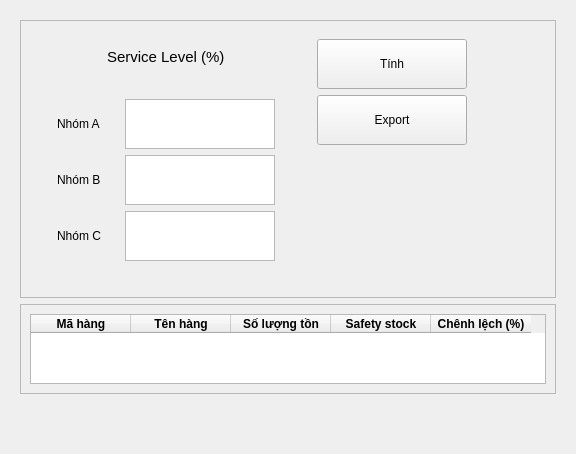
               <widget class="QWidget" name="page_27">
                <layout class="QHBoxLayout" name="horizontalLayout_59">
                 <item>
                  <widget class="QWidget" name="widget_28" native="true">
                   <layout class="QVBoxLayout" name="verticalLayout_77">
                    <item>
                     <widget class="QFrame" name="frame_68">
                      <property name="frameShape">
                       <enum>QFrame::StyledPanel</enum>
                      </property>
                      <property name="frameShadow">
                       <enum>QFrame::Raised</enum>
                      </property>
                      <layout class="QHBoxLayout" name="horizontalLayout_60">
                       <item alignment="Qt::AlignLeft">
                        <widget class="QFrame" name="frame_70">
                         <property name="styleSheet">
                          <string notr="true">#frame_70{border:none;}</string>
                         </property>
                         <property name="frameShape">
                          <enum>QFrame::StyledPanel</enum>
                         </property>
                         <property name="frameShadow">
                          <enum>QFrame::Raised</enum>
                         </property>
                         <layout class="QVBoxLayout" name="verticalLayout_87">
                          <item alignment="Qt::AlignTop">
                           <widget class="QFrame" name="frame_73">
                            <property name="styleSheet">
                             <string notr="true">#frame_73{border:none;}</string>
                            </property>
                            <property name="frameShape">
                             <enum>QFrame::StyledPanel</enum>
                            </property>
                            <property name="frameShadow">
                             <enum>QFrame::Raised</enum>
                            </property>
                            <layout class="QHBoxLayout" name="horizontalLayout_63">
                             <item alignment="Qt::AlignHCenter|Qt::AlignTop">
                              <widget class="QLabel" name="label_18">
                               <property name="font">
                                <font>
                                 <family>MS Shell Dlg 2</family>
                                 <pointsize>11</pointsize>
                                 <weight>50</weight>
                                 <italic>false</italic>
                                 <bold>false</bold>
                                </font>
                               </property>
                               <property name="text">
                                <string>Service Level (%)</string>
                               </property>
                              </widget>
                             </item>
                            </layout>
                           </widget>
                          </item>
                          <item alignment="Qt::AlignTop">
                           <widget class="QFrame" name="frame_72">
                            <property name="styleSheet">
                             <string notr="true">#frame_72{border:none;}</string>
                            </property>
                            <property name="frameShape">
                             <enum>QFrame::StyledPanel</enum>
                            </property>
                            <property name="frameShadow">
                             <enum>QFrame::Raised</enum>
                            </property>
                            <layout class="QHBoxLayout" name="horizontalLayout_61">
                             <item>
                              <widget class="QFrame" name="frame_88">
                               <property name="styleSheet">
                                <string notr="true">#frame_88{border:none;}</string>
                               </property>
                               <property name="frameShape">
                                <enum>QFrame::StyledPanel</enum>
                               </property>
                               <property name="frameShadow">
                                <enum>QFrame::Raised</enum>
                               </property>
                               <layout class="QVBoxLayout" name="verticalLayout_88">
                                <item>
                                 <widget class="QLabel" name="label_28">
                                  <property name="text">
                                   <string>Nhóm A</string>
                                  </property>
                                 </widget>
                                </item>
                                <item>
                                 <widget class="QLabel" name="label_29">
                                  <property name="text">
                                   <string>Nhóm B</string>
                                  </property>
                                 </widget>
                                </item>
                                <item>
                                 <widget class="QLabel" name="label_26">
                                  <property name="text">
                                   <string>Nhóm C</string>
                                  </property>
                                 </widget>
                                </item>
                               </layout>
                              </widget>
                             </item>
                             <item>
                              <widget class="QFrame" name="frame_87">
                               <property name="styleSheet">
                                <string notr="true">#frame_87{border:none;}</string>
                               </property>
                               <property name="frameShape">
                                <enum>QFrame::StyledPanel</enum>
                               </property>
                               <property name="frameShadow">
                                <enum>QFrame::Raised</enum>
                               </property>
                               <layout class="QVBoxLayout" name="verticalLayout_89">
                                <item>
                                 <widget class="QTextEdit" name="sla">
                                  <property name="minimumSize">
                                   <size>
                                    <width>150</width>
                                    <height>50</height>
                                   </size>
                                  </property>
                                  <property name="maximumSize">
                                   <size>
                                    <width>150</width>
                                    <height>50</height>
                                   </size>
                                  </property>
                                  <property name="styleSheet">
                                   <string notr="true"/>
                                  </property>
                                  <property name="cursorWidth">
                                   <number>1</number>
                                  </property>
                                  <property name="placeholderText">
                                   <string/>
                                  </property>
                                 </widget>
                                </item>
                                <item>
                                 <widget class="QTextEdit" name="slb">
                                  <property name="minimumSize">
                                   <size>
                                    <width>150</width>
                                    <height>50</height>
                                   </size>
                                  </property>
                                  <property name="maximumSize">
                                   <size>
                                    <width>150</width>
                                    <height>50</height>
                                   </size>
                                  </property>
                                  <property name="styleSheet">
                                   <string notr="true"/>
                                  </property>
                                  <property name="cursorWidth">
                                   <number>1</number>
                                  </property>
                                  <property name="placeholderText">
                                   <string/>
                                  </property>
                                 </widget>
                                </item>
                                <item>
                                 <widget class="QTextEdit" name="slc">
                                  <property name="minimumSize">
                                   <size>
                                    <width>150</width>
                                    <height>50</height>
                                   </size>
                                  </property>
                                  <property name="maximumSize">
                                   <size>
                                    <width>150</width>
                                    <height>50</height>
                                   </size>
                                  </property>
                                  <property name="styleSheet">
                                   <string notr="true"/>
                                  </property>
                                  <property name="cursorWidth">
                                   <number>1</number>
                                  </property>
                                  <property name="placeholderText">
                                   <string/>
                                  </property>
                                 </widget>
                                </item>
                               </layout>
                              </widget>
                             </item>
                            </layout>
                           </widget>
                          </item>
                         </layout>
                        </widget>
                       </item>
                       <item alignment="Qt::AlignTop">
                        <widget class="QFrame" name="frame_71">
                         <property name="styleSheet">
                          <string notr="true">#frame_71{border:none;}</string>
                         </property>
                         <property name="frameShape">
                          <enum>QFrame::StyledPanel</enum>
                         </property>
                         <property name="frameShadow">
                          <enum>QFrame::Raised</enum>
                         </property>
                         <layout class="QVBoxLayout" name="verticalLayout_79">
                          <item>
                           <widget class="QPushButton" name="tinhSS">
                            <property name="minimumSize">
                             <size>
                              <width>150</width>
                              <height>50</height>
                             </size>
                            </property>
                            <property name="maximumSize">
                             <size>
                              <width>100</width>
                              <height>16777215</height>
                             </size>
                            </property>
                            <property name="styleSheet">
                             <string notr="true"/>
                            </property>
                            <property name="text">
                             <string>Tính</string>
                            </property>
                           </widget>
                          </item>
                          <item>
                           <widget class="QPushButton" name="bcSS">
                            <property name="minimumSize">
                             <size>
                              <width>150</width>
                              <height>50</height>
                             </size>
                            </property>
                            <property name="maximumSize">
                             <size>
                              <width>100</width>
                              <height>16777215</height>
                             </size>
                            </property>
                            <property name="styleSheet">
                             <string notr="true"/>
                            </property>
                            <property name="text">
                             <string>Export</string>
                            </property>
                           </widget>
                          </item>
                         </layout>
                        </widget>
                       </item>
                      </layout>
                     </widget>
                    </item>
                    <item>
                     <widget class="QFrame" name="frame_69">
                      <property name="styleSheet">
                       <string notr="true"/>
                      </property>
                      <property name="frameShape">
                       <enum>QFrame::StyledPanel</enum>
                      </property>
                      <property name="frameShadow">
                       <enum>QFrame::Raised</enum>
                      </property>
                      <layout class="QHBoxLayout" name="horizontalLayout_65">
                       <item alignment="Qt::AlignHCenter">
                        <widget class="QTableWidget" name="safetyStock">
                         <property name="minimumSize">
                          <size>
                           <width>350</width>
                           <height>0</height>
                          </size>
                         </property>
                         <property name="sizeAdjustPolicy">
                          <enum>QAbstractScrollArea::AdjustToContents</enum>
                         </property>
                         <property name="sortingEnabled">
                          <bool>true</bool>
                         </property>
                         <property name="wordWrap">
                          <bool>true</bool>
                         </property>
                         <column>
                          <property name="text">
                           <string>Mã hàng</string>
                          </property>
                          <property name="font">
                           <font>
                            <weight>75</weight>
                            <bold>true</bold>
                           </font>
                          </property>
                          <property name="background">
                           <color>
                            <red>255</red>
                            <green>255</green>
                            <blue>255</blue>
                           </color>
                          </property>
                         </column>
                         <column>
                          <property name="text">
                           <string>Tên hàng</string>
                          </property>
                          <property name="font">
                           <font>
                            <weight>75</weight>
                            <bold>true</bold>
                           </font>
                          </property>
                         </column>
                         <column>
                          <property name="text">
                           <string>Số lượng tồn</string>
                          </property>
                          <property name="font">
                           <font>
                            <weight>75</weight>
                            <bold>true</bold>
                           </font>
                          </property>
                         </column>
                         <column>
                          <property name="text">
                           <string>Safety stock</string>
                          </property>
                          <property name="font">
                           <font>
                            <weight>75</weight>
                            <bold>true</bold>
                           </font>
                          </property>
                         </column>
                         <column>
                          <property name="text">
                           <string>Chênh lệch (%)</string>
                          </property>
                          <property name="font">
                           <font>
                            <weight>75</weight>
                            <bold>true</bold>
                           </font>
                          </property>
                         </column>
                        </widget>
                       </item>
                      </layout>
                     </widget>
                    </item>
                    <item>
                     <spacer name="verticalSpacer_15">
                      <property name="orientation">
                       <enum>Qt::Vertical</enum>
                      </property>
                      <property name="sizeHint" stdset="0">
                       <size>
                        <width>20</width>
                        <height>40</height>
                       </size>
                      </property>
                     </spacer>
                    </item>
                   </layout>
                  </widget>
                 </item>
                </layout>
               </widget>
